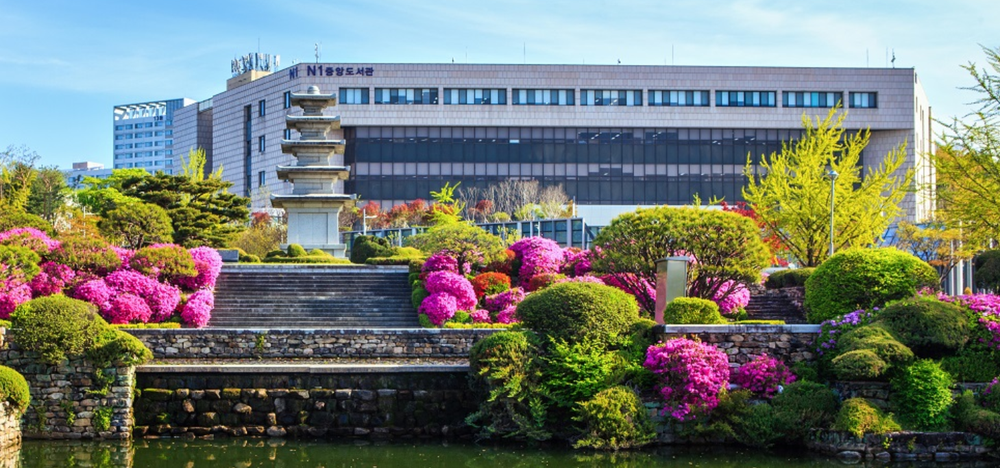
#> input picture Image Processing/IP02/capture.png, 1000 x 468 px, shrunk from 1459 x 683 before the run
$ python prac01.py
#> lines starting #> are read from the running program, lines starting #| are printed output that depends on the picture
#cv2 function

import cv2
import numpy as np

src = cv2.imread('capture.png', cv2.IMREAD_GRAYSCALE)
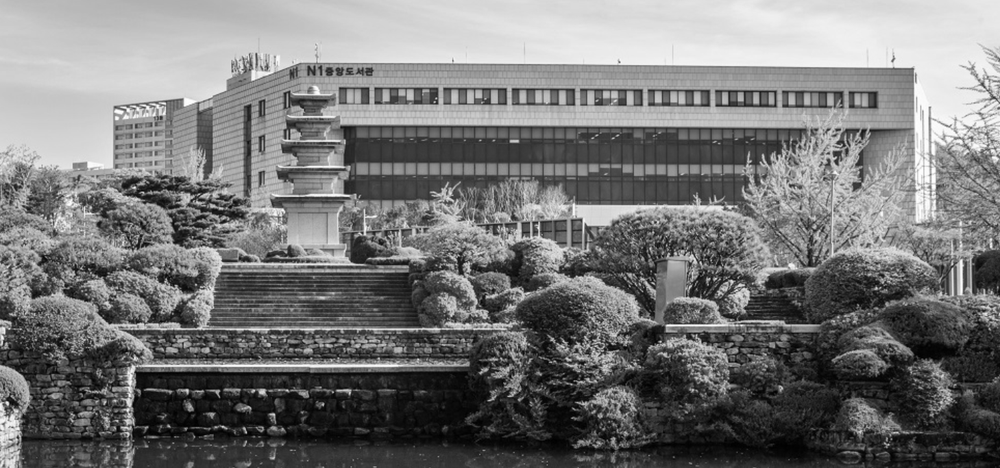
#> src: shape (468, 1000); min 0, max 255, mean 118.7
add_src = cv2.add(src, 128)
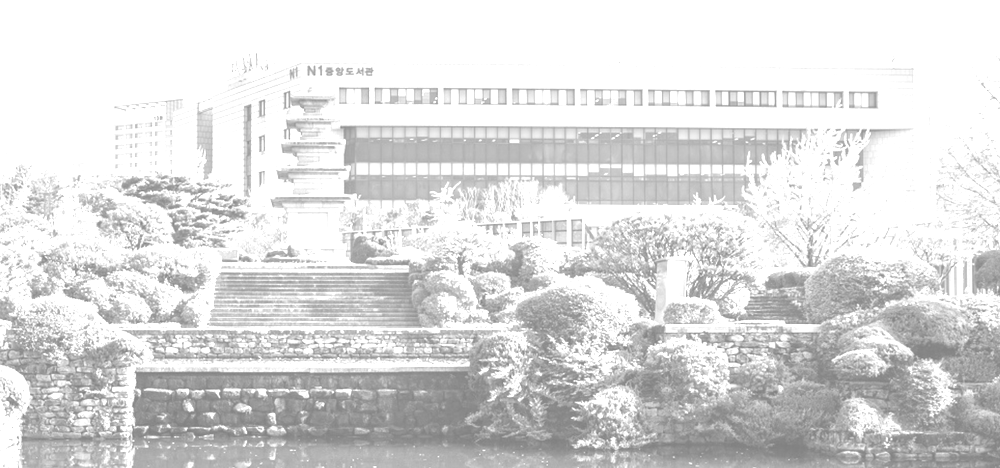
#> add_src: shape (468, 1000); min 128, max 255, mean 220.1
sub_src= cv2.subtract(src, 128)
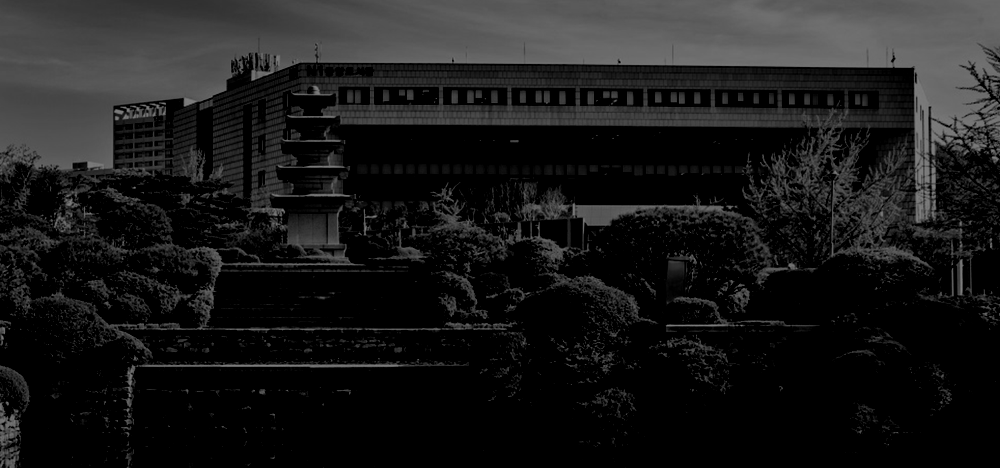
#> sub_src: shape (468, 1000); min 0, max 127, mean 26.2

cv2.imshow('src', src)
cv2.imshow('add_src', add_src)
cv2.imshow('sub_ src', sub_src)

cv2.waitKey()
cv2.destroyAllWindows()
